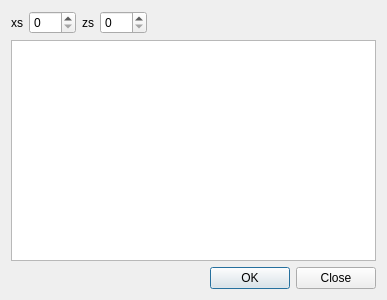
<ui version="4.0" >
 <class>SeismicU</class>
 <widget class="QWidget" name="SeismicU" >
  <property name="geometry" >
   <rect>
    <x>0</x>
    <y>0</y>
    <width>387</width>
    <height>300</height>
   </rect>
  </property>
  <property name="windowTitle" >
   <string>Viper</string>
  </property>
  <layout class="QGridLayout" name="gridLayout" >
   <item row="0" column="0" >
    <layout class="QHBoxLayout" name="horizontalLayout" >
     <item>
      <widget class="QLabel" name="label" >
       <property name="text" >
        <string>xs</string>
       </property>
      </widget>
     </item>
     <item>
      <widget class="QSpinBox" name="spinBox" >
       <property name="maximum" >
        <number>500</number>
       </property>
      </widget>
     </item>
     <item>
      <widget class="QLabel" name="label_2" >
       <property name="text" >
        <string>zs</string>
       </property>
      </widget>
     </item>
     <item>
      <widget class="QSpinBox" name="spinBox_2" >
       <property name="maximum" >
        <number>500</number>
       </property>
      </widget>
     </item>
     <item>
      <spacer name="horizontalSpacer" >
       <property name="orientation" >
        <enum>Qt::Horizontal</enum>
       </property>
       <property name="sizeHint" stdset="0" >
        <size>
         <width>40</width>
         <height>20</height>
        </size>
       </property>
      </spacer>
     </item>
    </layout>
   </item>
   <item row="1" column="0" >
    <widget class="QTextEdit" name="outputTextEdit" >
     <property name="enabled" >
      <bool>true</bool>
     </property>
    </widget>
   </item>
   <item row="2" column="0" >
    <widget class="QDialogButtonBox" name="buttonBox" >
     <property name="standardButtons" >
      <set>QDialogButtonBox::Close|QDialogButtonBox::Ok</set>
     </property>
    </widget>
   </item>
  </layout>
 </widget>
 <resources/>
 <connections>
  <connection>
   <sender>buttonBox</sender>
   <signal>rejected()</signal>
   <receiver>SeismicU</receiver>
   <slot>close()</slot>
   <hints>
    <hint type="sourcelabel" >
     <x>287</x>
     <y>271</y>
    </hint>
    <hint type="destinationlabel" >
     <x>199</x>
     <y>149</y>
    </hint>
   </hints>
  </connection>
 </connections>
</ui>
